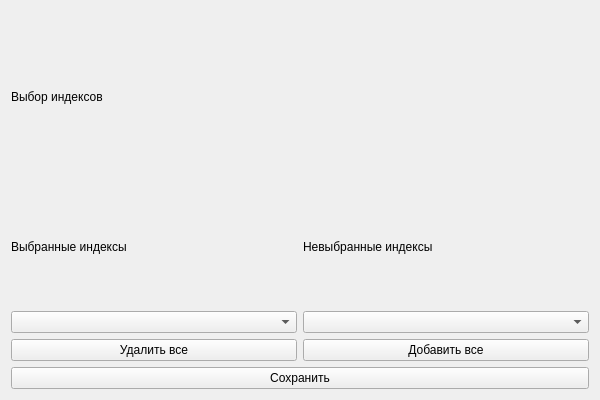
<?xml version="1.0" encoding="UTF-8"?>
<ui version="4.0">
 <class>Form</class>
 <widget class="QWidget" name="Form">
  <property name="geometry">
   <rect>
    <x>0</x>
    <y>0</y>
    <width>600</width>
    <height>400</height>
   </rect>
  </property>
  <property name="windowTitle">
   <string>Form</string>
  </property>
  <layout class="QHBoxLayout" name="horizontalLayout_2">
   <item>
    <layout class="QVBoxLayout" name="verticalLayout">
     <item>
      <widget class="QLabel" name="label">
       <property name="text">
        <string>Выбор индексов</string>
       </property>
      </widget>
     </item>
     <item>
      <layout class="QHBoxLayout" name="horizontalLayout">
       <item>
        <layout class="QVBoxLayout" name="verticalLayout_2">
         <item>
          <widget class="QLabel" name="label_2">
           <property name="text">
            <string>Выбранные индексы</string>
           </property>
          </widget>
         </item>
         <item>
          <widget class="QComboBox" name="comboBox"/>
         </item>
         <item>
          <widget class="QPushButton" name="pushButton">
           <property name="text">
            <string>Удалить все</string>
           </property>
          </widget>
         </item>
        </layout>
       </item>
       <item>
        <layout class="QVBoxLayout" name="verticalLayout_3">
         <item>
          <widget class="QLabel" name="label_3">
           <property name="text">
            <string>Невыбранные индексы</string>
           </property>
          </widget>
         </item>
         <item>
          <widget class="QComboBox" name="comboBox_2"/>
         </item>
         <item>
          <widget class="QPushButton" name="pushButton_2">
           <property name="text">
            <string>Добавить все</string>
           </property>
          </widget>
         </item>
        </layout>
       </item>
      </layout>
     </item>
     <item>
      <widget class="QPushButton" name="pushButton_3">
       <property name="text">
        <string>Сохранить</string>
       </property>
      </widget>
     </item>
    </layout>
   </item>
  </layout>
 </widget>
 <resources/>
 <connections/>
</ui>
